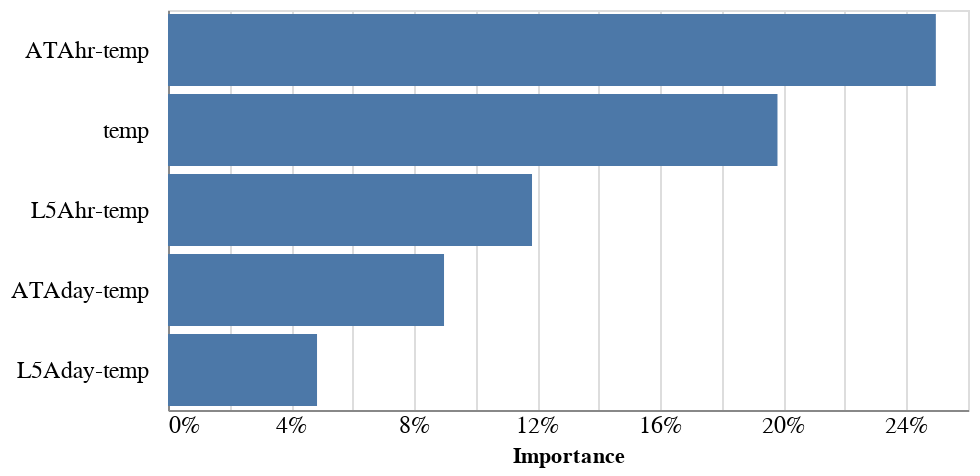

Notebook source saved alongside this figure:
### Code cell
alt.Chart(feature_importance_df[:5]).mark_bar().encode(
    x=alt.X('Importance:Q', axis=alt.Axis(format="%", tickSize=0, labelFontSize=12)),
    y=alt.Y(
        'Feature:N', sort=list(feature_importance_df[:5].Feature), title="",
        axis=alt.Axis(tickSize=0, labelFontSize=12, labelPadding=10)),
).properties(
    height=200
)

### Figure 1 — Vega-Lite specification as saved in the notebook (floating-point values rounded to 4 significant figures)
{"config": {"view": {"continuousWidth": 400, "continuousHeight": 300}}, "data": {"name": "data-3c7ccfe928b2943c16054cd89e5b2df2"}, "mark": "bar", "encoding": {"x": {"axis": {"format": "%", "labelFontSize": 12, "tickSize": 0}, "field": "Importance", "type": "quantitative"}, "y": {"axis": {"labelFontSize": 12, "labelPadding": 10, "tickSize": 0}, "field": "Feature", "sort": ["ATAhr-temp", "temp", "L5Ahr-temp", "ATAday-temp", "L5Aday-temp"], "title": "", "type": "nominal"}}, "height": 200, "$schema": "https://vega.github.io/schema/vega-lite/v4.17.0.json", "datasets": {"data-3c7ccfe928b2943c16054cd89e5b2df2": [{"Feature": "ATAhr-temp", "Importance": 0.2495}, {"Feature": "temp", "Importance": 0.1981}, {"Feature": "L5Ahr-temp", "Importance": 0.1183}, {"Feature": "ATAday-temp", "Importance": 0.08971}, {"Feature": "L5Aday-temp", "Importance": 0.04843}]}}
